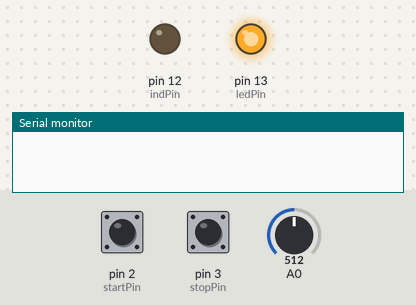
Bench run of a sketch on a simulated Arduino Uno, built with avr-gcc and run on an emulated ATmega328P. Parts: output pins drawn as LEDs (lit = HIGH), the last lines printed to the serial monitor. Inputs (shaded band) come from the test bench; at power-on: pin 2 (startPin) HIGH, pin 3 (stopPin) HIGH, A0 = 512.

Above: at 1.2 s.
1.3 s: pin 2 (startPin) pulled LOW for 0.15 s
At 2.4 s:
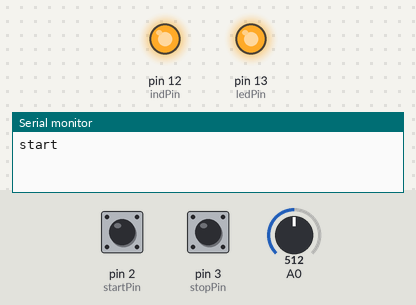
4.4 s: pin 3 (stopPin) pulled LOW for 0.15 s
At 4.7 s:
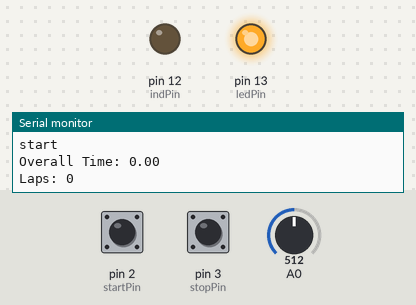
6.0 s: pin 2 (startPin) pulled LOW for 1 s
At 7.2 s:
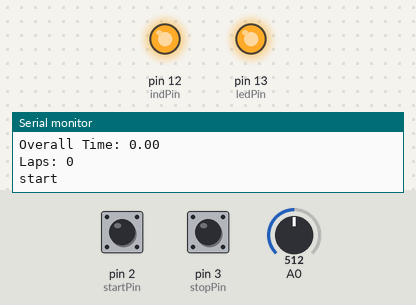
8.5 s: pin 3 (stopPin) pulled LOW for 1 s
At 9.1 s:
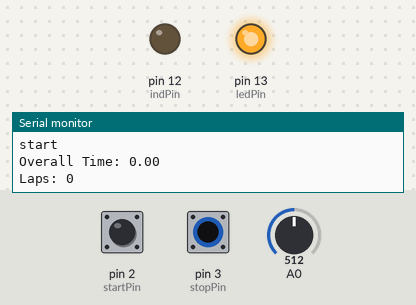
Timing chart, 0 to 11.5 s (numbered marks = the images above; inputs shaded):
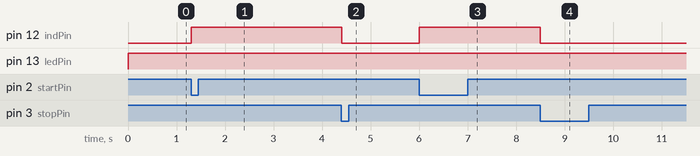

The sketch:

Lap_Counter+Timer.ino
```cpp
int light = 0;
const int ledPin = 13;
const int indPin = 12;

const int startPin = 2;
const int stopPin = 3;

float startMillis = 0;
float currentMillis = 0;
float lastLapMillis = 0;
float lapMillis = 0;
float elapsedMillis = 0;

int startSet = 0;
int lapSet = 0;
int started = 0;

int lapNum;
float overallTime;

void setup() {
  // put your setup code here, to run once:
  Serial.begin(9600);
  pinMode(A0,INPUT);

  pinMode(startPin, INPUT);
  pinMode(stopPin, INPUT);

  pinMode(ledPin, OUTPUT);
  pinMode(indPin, OUTPUT);

}

void loop() {
  // put your main code here, to run repeatedly:
  light = analogRead(A0);
  int startState = digitalRead(startPin);
  int stopState = digitalRead(stopPin);

  digitalWrite(ledPin, HIGH);
  if((startState == LOW) && (stopState != LOW)) {
    digitalWrite(indPin, HIGH);
    if (startSet == 0) {
      startMillis = millis();
      currentMillis = 0;
      lastLapMillis = startMillis;
      lapNum = 0;
      lapSet = 0;
      startSet++;
      started++;
      Serial.print("start");
      Serial.print("\n");
    }
  }
  if((stopState == LOW) && (startState != LOW)){
    digitalWrite(indPin, LOW);

    if (currentMillis == 0) {
      currentMillis = millis();
      //elapsedMillis = (currentMillis - startMillis);
      Serial.print("Overall Time: ");
      Serial.print(overallTime / 1000);
      Serial.print("\n");
      Serial.print("Laps: ");
      Serial.print(lapNum);
      Serial.print("\n");
      startSet = 0;
      started = 0;
      overallTime = 0;
    }
  }

  if (light < 100) {                    //edit value to calibrate for your light level
    if (lapSet == 0 && started == 1) {
      lapNum++;
      lapSet++;
      currentMillis = millis();
      lapMillis = (currentMillis - lastLapMillis);
      lastLapMillis = currentMillis;
      currentMillis = 0;
      overallTime = overallTime + lapMillis;
      Serial.print("Lap ");
      Serial.print(lapNum);
      Serial.print(": ");
      Serial.print(lapMillis / 1000);
      Serial.print("\n");
    }
  }
  if (light > 300) {                //edit value to calibrate for your light level
    lapSet = 0;
  }

  //You can uncomment these lines in order to see what your light levels are to help with calibration

  //Serial.print(light);
  //Serial.print("\n");
}
```

Measured:
- after the input at 1.3 s, pin 12 (indPin): LOW → HIGH at once
- after the input at 4.4 s, pin 12 (indPin): HIGH → LOW at once
- after the input at 6.0 s, pin 12 (indPin): LOW → HIGH at once
- after the input at 8.5 s, pin 12 (indPin): HIGH → LOW at once
